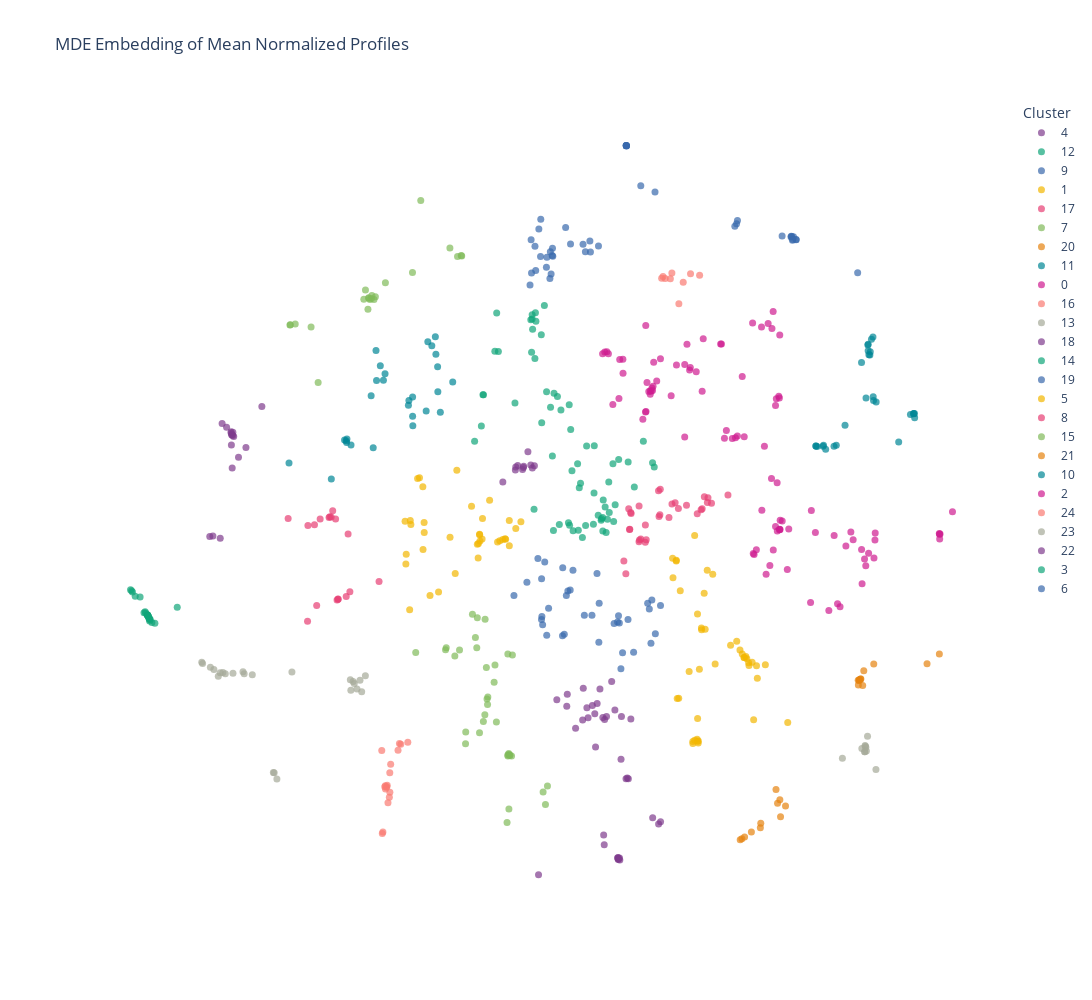

The notebook cell this image was saved under:
### Markdown cell above
### Randomness

### Code cell
mde1 = tf_compute_MDE(adata_5818, spectral=True, leiden_neighbors=8)
_, _, _, _, embedding_df1 = mde1
cluster_df1 = gene_targets_per_cluster(embedding_df1)

### Figure 1 — Plotly figure (JSON) as saved in the notebook; plotly's stock layout.template omitted (floating-point values rounded to 4 significant figures)
{"data": [{"customdata": [["ADNP2"], ["ATF6B"], ["DEAF1"], ["DMRTC2"], ["ELK1"], ["GATA4"], ["HBP1"], ["HES4"], ["HNF4G"], ["L3MBTL4"], ["LHX5"], ["LMX1B"], ["LTF"], ["MKX"], ["MXD1"], ["NKX6-1"], ["NR1H4"], ["ONECUT3"], ["OTX1"], ["PITX1"], ["SHOX"], ["TBX10"], ["TBX18"], ["TCF3"], ["TCF15"], ["ZHX1"], ["ZMAT4"], ["ZNF267"], ["ZNF326"], ["ZNF383"], ["ZNF518B"], ["ZNF701"], ["ZNF716"], ["ZNF775"], ["ZNF780A"], ["ZNF860"], ["ZSCAN25"]], "hovertemplate": "cluster=4<br>x=%{x}<br>y=%{y}<br>gene_target=%{customdata[0]}<extra></extra>", "legendgroup": "4", "marker": {"color": "rgb(127, 60, 141)", "opacity": 0.7, "size": 7, "symbol": "circle"}, "mode": "markers+text", "name": "4", "orientation": "v", "showlegend": true, "textfont": {"size": 4}, "textposition": "middle center", "type": "scatter", "x": [0.5098, -0.1228, 0.6351, -0.3125, 0.1917, 0.7952, 0.4263, -0.6612, 1.052, 0.8575, 1.007, 0.2613, 1.666, 0.4564, 0.5654, 0.7335, 0.9202, 0.4118, 0.04522, 0.8604, 0.5808, 0.5917, 1.629, 0.8888, 1.03, 0.18, 0.9122, 0.8556, -0.1127, 1.099, 0.3654, 0.5988, 0.8471, 1.515, 0.8596, 0.2836, 0.8833], "xaxis": "x", "y": [-3.078, -3.406, -3.602, -3.282, -3.062, -3.478, -4.177, -6.606, -4.785, -6.308, -4.783, -3.435, -5.602, -3.353, -3.619, -2.935, -3.601, -3.546, -3.822, -6.317, -5.854, -6.04, -5.646, -6.329, -4.768, -3.665, -4.414, -6.284, -3.176, -3.646, -3.391, -3.655, -6.285, -5.523, -6.288, -3.625, -6.288], "yaxis": "y"}, {"customdata": [["AEBP1"], ["ARNT2"], ["CEBPD"], ["CRX"], ["DMRT2"], ["HES7"], ["HOXA7"], ["PAX6"], ["PREB"], ["PROX2"], ["SOX12"], ["THAP8"], ["TSHZ1"], ["ZBTB22"], ["ZBTB47"], ["ZNF107"], ["ZNF136"], ["ZNF341"], ["ZNF345"], ["ZNF394"], ["ZNF398"], ["ZNF551"], ["ZNF621"], ["ZNF674"], ["ZNF691"], ["ZNF888"]], "hovertemplate": "cluster=12<br>x=%{x}<br>y=%{y}<br>gene_target=%{customdata[0]}<extra></extra>", "legendgroup": "12", "marker": {"color": "rgb(17, 165, 121)", "opacity": 0.7, "size": 7, "symbol": "circle"}, "mode": "markers+text", "name": "12", "orientation": "v", "showlegend": true, "textfont": {"size": 4}, "textposition": "middle center", "type": "scatter", "x": [-0.4322, -1.111, -0.6083, -1.427, -0.55, -1.752, -0.7832, -1.711, -0.7112, -1.459, -0.04759, -0.07614, -0.7741, -0.7825, -0.3657, -0.7205, -0.2341, -1.88, -0.6005, -0.5079, -1.721, -0.301, -0.7303, -1.494, -0.8084, -0.7934], "xaxis": "x", "y": [2.279, 2.364, 3.66, 3.34, 4.214, 1.926, 3.957, 2.517, 3.915, 4.075, 1.856, 2.329, 3.763, 4.039, 2.545, 4.078, 2.228, 1.636, 1.985, 2.576, 2.518, 2.484, 3.208, 3.345, 3.945, 3.327], "yaxis": "y"}, {"customdata": [["AHR"], ["ATMIN"], ["CHAMP1"], ["DLX4"], ["DNMT1"], ["ESRRG"], ["GTF2I"], ["HNF1A"], ["LCOR"], ["LCORL"], ["NR4A1"], ["PATZ1"], ["PITX3"], ["SETDB1"], ["SETDB2"], ["SOX14"], ["SP8"], ["SP110"], ["STAT1"], ["TBX21"], ["TFE3"], ["THRB"], ["TIGD2"], ["TSC22D1"], ["VDR"], ["ZNF80"], ["ZNF124"], ["ZNF276"], ["ZNF446"], ["ZNF546"], ["ZNF772"]], "hovertemplate": "cluster=9<br>x=%{x}<br>y=%{y}<br>gene_target=%{customdata[0]}<extra></extra>", "legendgroup": "9", "marker": {"color": "rgb(57, 105, 172)", "opacity": 0.7, "size": 7, "symbol": "circle"}, "mode": "markers+text", "name": "9", "orientation": "v", "showlegend": true, "textfont": {"size": 4}, "textposition": "middle center", "type": "scatter", "x": [0.3181, 1.016, 1.012, 1.56, 1.016, -0.4445, -0.5107, 0.4819, 0.2326, 0.3287, -0.729, -0.5013, 1.011, 1.01, -0.1442, 1.289, -0.7947, -0.05102, -0.4361, -0.8234, -0.4214, 0.1875, -0.3952, -0.3894, 1.013, -0.6185, -0.6551, -0.8025, -0.623, -0.4002, -0.7149], "xaxis": "x", "y": [5.441, 7.25, 7.26, 6.376, 7.252, 4.727, 4.945, 5.346, 5.237, 5.234, 5.342, 5.131, 7.26, 7.261, 5.701, 6.494, 4.833, 5.386, 5.237, 4.607, 4.814, 5.382, 5.304, 5.153, 7.253, 5.855, 5.671, 5.466, 5.148, 5.164, 4.883], "yaxis": "y"}, {"customdata": [["AIRE"], ["ATOH7"], ["CEBPB"], ["DMBX1"], ["ELF3"], ["ESR1"], ["FIGLA"], ["FOXN2"], ["GRHL3"], ["KLF15"], ["MTERF1"], ["NEUROD2"], ["NHLH1"], ["RELB"], ["REXO4"], ["RFX8"], ["SOX1"], ["TBX15"], ["TCF7"], ["TCFL5"], ["TFDP1"], ["THAP6"], ["USF2"], ["YBX1"], ["ZBTB33"], ["ZBTB39"], ["ZFP41"], ["ZFP69B"], ["ZNF253"], ["ZNF418"], ["ZNF426"], ["ZNF441"], ["ZNF501"], ["ZNF514"], ["ZNF540"], ["ZNF596"], ["ZNF648"], ["ZNF687"], ["ZNF705A"], ["ZNF705D"], ["ZNF706"], ["ZNF835"]], "hovertemplate": "cluster=1<br>x=%{x}<br>y=%{y}<br>gene_target=%{customdata[0]}<extra></extra>", "legendgroup": "1", "marker": {"color": "rgb(242, 183, 1)", "opacity": 0.7, "size": 7, "symbol": "circle"}, "mode": "markers+text", "name": "1", "orientation": "v", "showlegend": true, "textfont": {"size": 4}, "textposition": "middle center", "type": "scatter", "x": [2.661, 3.412, 2.384, 3.119, 2.387, 3.264, 3.352, 2.012, 3.345, 3.512, 3.256, 2.281, 2.211, 1.903, 3.496, 2.449, 3.664, 2.707, 4.091, 1.966, 3.224, 2.042, 2.556, 2.445, 2.516, 2.364, 1.895, 2.371, 3.18, 2.372, 2.372, 2.498, 3.311, 2.282, 2.406, 3.292, 2.316, 1.984, 3.441, 1.965, 3.001, 2.317], "xaxis": "x", "y": [-0.8926, -2.57, -4.105, -2.168, -4.064, -2.478, -2.629, -3.251, -2.576, -2.873, -2.477, -4.073, -2.744, -0.9603, -2.635, -1.951, -2.616, -2.602, -3.714, -0.6306, -2.409, -1.207, -0.8198, -1.916, -1.94, -4.034, -0.5898, -1.651, -2.335, -3.636, -4.071, -1.258, -2.5, -4.115, -2.703, -2.457, -0.1602, -3.256, -3.661, -0.6412, -2.246, -4.053], "yaxis": "y"}, {"customdata": [["AKAP8"], ["BARHL1"], ["GATA2"], ["HSF2"], ["NFIB"], ["SMAD9"], ["TERF1"], ["TWIST1"], ["YY2"], ["ZBTB14"], ["ZFP90"], ["ZKSCAN7"], ["ZNF20"], ["ZNF222"], ["ZNF311"], ["ZNF597"], ["ZNF707"], ["ZNF850"]], "hovertemplate": "cluster=17<br>x=%{x}<br>y=%{y}<br>gene_target=%{customdata[0]}<extra></extra>", "legendgroup": "17", "marker": {"color": "rgb(231, 63, 116)", "opacity": 0.7, "size": 7, "symbol": "circle"}, "mode": "markers+text", "name": "17", "orientation": "v", "showlegend": true, "textfont": {"size": 4}, "textposition": "middle center", "type": "scatter", "x": [-4.892, -4.293, -4.259, -4.329, -4.826, -4.656, -4.485, -4.531, -4.483, -5.066, -4.587, -4.934, -4.504, -3.702, -4.641, -4.616, -5.436, -5.059], "xaxis": "x", "y": [-1.487, -0.1298, -1.23, -1.32, 0.1571, 0.1837, -1.366, 0.1573, -1.368, -1.788, 0.3121, 0.04632, -1.385, -1.032, 0.1989, 0.1926, 0.1653, 0.03183], "yaxis": "y"}, {"customdata": [["AKAP8L"], ["CAMTA2"], ["CBX2"], ["CREB3L4"], ["DACH2"], ["DBX2"], ["DMRTB1"], ["DUXA"], ["ETS1"], ["FOSL2"], ["FOXD4L5"], ["GATA6"], ["HSF4"], ["IRX1"], ["LIN28B"], ["MITF"], ["NEUROG1"], ["NR0B1"], ["PCGF2"], ["RAX"], ["SRF"], ["TBPL2"], ["TBX1"], ["TBX20"], ["TFEC"], ["ZBED4"], ["ZNF44"], ["ZNF91"], ["ZNF212"], ["ZNF471"], ["ZNF490"], ["ZNF629"], ["ZNF672"], ["ZNF697"], ["ZNF781"], ["ZNF891"]], "hovertemplate": "cluster=7<br>x=%{x}<br>y=%{y}<br>gene_target=%{customdata[0]}<extra></extra>", "legendgroup": "7", "marker": {"color": "rgb(128, 186, 90)", "opacity": 0.7, "size": 7, "symbol": "circle"}, "mode": "markers+text", "name": "7", "orientation": "v", "showlegend": true, "textfont": {"size": 4}, "textposition": "middle center", "type": "scatter", "x": [-0.4909, -1.492, -2.168, -3.003, -1.208, -1.922, -1.247, -1.839, -2.049, -1.656, -1.68, -0.574, -1.16, -1.245, -1.262, -1.713, -1.787, -2.435, -1.628, -2.053, -2.257, -1.685, -1.176, -1.465, -1.226, -1.229, -2.421, -1.247, -1.829, -1.508, -1.633, -1.226, -0.5294, -1.865, -1.643, -1.208], "xaxis": "x", "y": [-4.922, -2.618, -2.336, -2.385, -4.337, -1.653, -2.411, -2.292, -3.896, -2.67, -1.749, -5.035, -2.43, -4.349, -5.616, -3.695, -3.91, -2.33, -3.231, -4.117, -2.449, -3.567, -4.352, -3.704, -4.32, -4.305, -2.294, -4.331, -1.721, -2.949, -3.37, -5.359, -5.273, -2.098, -3.266, -4.337], "yaxis": "y"}, {"customdata": [["ANKZF1"], ["FOXI2"], ["FOXJ1"], ["POU3F3"], ["PPARA"], ["RORC"], ["ZKSCAN3"], ["ZNF354A"], ["ZNF461"], ["ZNF610"], ["ZNF709"], ["ZSCAN32"]], "hovertemplate": "cluster=20<br>x=%{x}<br>y=%{y}<br>gene_target=%{customdata[0]}<extra></extra>", "legendgroup": "20", "marker": {"color": "rgb(230, 131, 16)", "opacity": 0.7, "size": 7, "symbol": "circle"}, "mode": "markers+text", "name": "20", "orientation": "v", "showlegend": true, "textfont": {"size": 4}, "textposition": "middle center", "type": "scatter", "x": [5.521, 5.486, 5.541, 5.438, 5.435, 5.457, 6.983, 6.748, 5.463, 5.453, 5.732, 5.481], "xaxis": "x", "y": [-3.009, -2.886, -2.73, -2.998, -2.909, -2.911, -2.409, -2.598, -2.898, -2.912, -2.6, -2.885], "yaxis": "y"}, {"customdata": [["ARHGAP35"], ["BARX1"], ["CXXC1"], ["DOT1L"], ["E2F4"], ["FOXS1"], ["JUNB"], ["KDM2A"], ["KLF10"], ["KMT2B"], ["SIX2"], ["SOX4"], ["SOX11"], ["TFEB"], ["TWIST2"], ["ZBTB26"], ["ZFHX2"], ["ZNF76"], ["ZNF83"], ["ZNF143"], ["ZNF408"], ["ZNF492"], ["ZNF512"], ["ZNF519"], ["ZNF664"], ["ZNF704"], ["ZSCAN26"], ["ZZZ3"]], "hovertemplate": "cluster=11<br>x=%{x}<br>y=%{y}<br>gene_target=%{customdata[0]}<extra></extra>", "legendgroup": "11", "marker": {"color": "rgb(0, 134, 149)", "opacity": 0.7, "size": 7, "symbol": "circle"}, "mode": "markers+text", "name": "11", "orientation": "v", "showlegend": true, "textfont": {"size": 4}, "textposition": "middle center", "type": "scatter", "x": [-3.853, -2.581, -4.33, -3.75, -3.062, -3.814, -3.619, -3.063, -4.321, -2.804, -2.297, -3.761, -3.678, -3.058, -4.238, -2.586, -2.534, -2.619, -4.613, -3.142, -2.696, -2.629, -3.133, -3.589, -4.315, -2.773, -4.361, -5.42], "xaxis": "x", "y": [2.5, 2.574, 1.646, 2.788, 2.11, 1.509, 2.796, 2.477, 1.61, 2.211, 2.762, 3.359, 3.071, 1.931, 1.564, 3.053, 2.183, 3.288, 0.9154, 2.32, 3.451, 3.621, 2.411, 2.918, 1.676, 3.529, 1.658, 1.222], "yaxis": "y"}, {"customdata": [["ARID2"], ["ARNT"], ["BHLHA9"], ["CC2D1A"], ["CCDC17"], ["CEBPA"], ["ESRRB"], ["ETV5"], ["FOXJ2"], ["FOXQ1"], ["GMEB2"], ["GSC"], ["JRKL"], ["KLF4"], ["KLF5"], ["LEF1"], ["MLXIP"], ["MNX1"], ["MSX2"], ["MXD4"], ["MXI1"], ["NFIC"], ["NFKB2"], ["ONECUT2"], ["PRDM12"], ["RFX7"], ["RXRA"], ["SATB1"], ["SIX4"], ["SLC2A4RG"], ["TIGD6"], ["TMF1"], ["TP53"], ["ZNF48"], ["ZNF57"], ["ZNF169"], ["ZNF205"], ["ZNF256"], ["ZNF268"], ["ZNF284"], ["ZNF300"], ["ZNF416"], ["ZNF510"], ["ZNF532"], ["ZNF554"], ["ZNF576"], ["ZNF581"], ["ZNF594"], ["ZNF639"], ["ZNF671"], ["ZNF726"], ["ZNF732"], ["ZNF852"], ["ZSCAN23"]], "hovertemplate": "cluster=0<br>x=%{x}<br>y=%{y}<br>gene_target=%{customdata[0]}<extra></extra>", "legendgroup": "0", "marker": {"color": "rgb(207, 28, 144)", "opacity": 0.7, "size": 7, "symbol": "circle"}, "mode": "markers+text", "name": "0", "orientation": "v", "showlegend": true, "textfont": {"size": 4}, "textposition": "middle center", "type": "scatter", "x": [1.328, 3.921, 1.512, 3.79, 1.868, 0.9501, 1.535, 1.379, 3.932, 0.6019, 3.813, 1.47, 0.8726, 0.6423, 3.131, 0.5605, 2.48, 1.407, 2.127, 1.384, 0.7559, 3.647, 1.664, 0.9473, 2.812, 1.442, 1.593, 3.094, 2.827, 3.873, 3.034, 1.469, 3.224, 2.22, 1.486, 1.969, 1.502, 1.523, 3.261, 0.6713, 2.921, 2.884, 3.939, 0.887, 2.17, 3.717, 3.591, 1.389, 3.421, 2.346, 3.859, 2.46, 2.233, 2.126], "xaxis": "x", "y": [2.053, 2.49, 2.598, 3.778, 2.502, 2.926, 3.136, 2.192, 2.459, 3.333, 4.1, 2.595, 2.449, 3.335, 1.734, 3.3, 3.585, 2.754, 3.096, 3.834, 2.335, 1.539, 3.205, 3.192, 3.485, 2.582, 2.781, 1.703, 3.484, 2.44, 1.686, 2.528, 2.867, 2.991, 2.583, 3.083, 2.647, 2.679, 1.722, 3.3, 1.839, 1.692, 3.656, 3.189, 3.477, 3.872, 3.806, 2.199, 3.882, 2.956, 2.312, 2.586, 3.036, 1.713], "yaxis": "y"}, {"customdata": [["ARID3A"], ["CREB5"], ["GPBP1"], ["GRHL2"], ["HIC1"], ["ISL1"], ["NEUROG3"], ["PITX2"], ["PRDM16"], ["SNAI2"], ["SREBF1"], ["TAL2"], ["THAP5"], ["ZKSCAN1"], ["ZNF66"], ["ZNF280D"], ["ZNF469"], ["ZNF728"]], "hovertemplate": "cluster=16<br>x=%{x}<br>y=%{y}<br>gene_target=%{customdata[0]}<extra></extra>", "legendgroup": "16", "marker": {"color": "rgb(249, 123, 114)", "opacity": 0.7, "size": 7, "symbol": "circle"}, "mode": "markers+text", "name": "16", "orientation": "v", "showlegend": true, "textfont": {"size": 4}, "textposition": "middle center", "type": "scatter", "x": [-3.288, -3.553, -3.496, -3.629, -3.583, -3.313, -3.506, -3.651, -3.561, -3.547, -3.641, -3.58, -3.341, -3.154, -3.593, -3.481, -3.498, -3.532], "xaxis": "x", "y": [-4.128, -4.935, -5.041, -5.798, -4.917, -4.113, -5.133, -4.246, -4.943, -4.909, -5.826, -4.976, -4.239, -4.091, -4.934, -4.509, -4.667, -5.239], "yaxis": "y"}, {"customdata": [["ARID3B"], ["ASCL3"], ["EBF2"], ["GTF2IRD1"], ["JAZF1"], ["KLF1"], ["NANOG"], ["NANOGP8"], ["NCOA3"], ["PBX3"], ["PRDM14"], ["PURG"], ["RLF"], ["SALL4"], ["SNAI1"], ["SNAPC4"], ["SOX13"], ["SPIB"], ["TBPL1"], ["ZNF287"], ["ZNF423"], ["ZNF487"], ["ZNF653"], ["ZNF700"]], "hovertemplate": "cluster=13<br>x=%{x}<br>y=%{y}<br>gene_target=%{customdata[0]}<extra></extra>", "legendgroup": "13", "marker": {"color": "rgb(165, 170, 153)", "opacity": 0.7, "size": 7, "symbol": "circle"}, "mode": "markers+text", "name": "13", "orientation": "v", "showlegend": true, "textfont": {"size": 4}, "textposition": "middle center", "type": "scatter", "x": [-6.12, -4.034, -6.768, -5.719, -4.25, -6.635, -7.084, -7.068, -4.123, -4.175, -6.919, -6.853, -6.681, -6.488, -5.364, -5.702, -6.297, -3.963, -4.24, -4.066, -6.733, -6.275, -4.197, -5.651], "xaxis": "x", "y": [-2.804, -3.127, -2.835, -4.664, -2.899, -2.788, -2.566, -2.593, -3.076, -2.974, -2.661, -2.705, -2.764, -2.779, -2.751, -4.67, -2.75, -2.826, -3.098, -2.912, -2.767, -2.788, -2.936, -4.79], "yaxis": "y"}, {"customdata": [["ARX"], ["CTCFL"], ["EHF"], ["ESX1"], ["FOSL1"], ["GTF3A"], ["IKZF5"], ["MAFG"], ["NEUROG2"], ["PHF21A"], ["RFX2"], ["SMAD4"], ["STAT6"], ["ZBED1"], ["ZNF174"], ["ZNF607"], ["ZNF669"]], "hovertemplate": "cluster=18<br>x=%{x}<br>y=%{y}<br>gene_target=%{customdata[0]}<extra></extra>", "legendgroup": "18", "marker": {"color": "rgb(127, 60, 141)", "opacity": 0.7, "size": 7, "symbol": "circle"}, "mode": "markers+text", "name": "18", "orientation": "v", "showlegend": true, "textfont": {"size": 4}, "textposition": "middle center", "type": "scatter", "x": [-6.509, -6.695, -6.383, -6.523, -6.525, -6.931, -6.61, -6.491, -6.512, -6.731, -5.937, -6.474, -6.504, -6.518, -6.49, -6.241, -6.872], "xaxis": "x", "y": [1.764, 1.972, 1.33, 1.791, 1.814, -0.1763, 1.901, 1.742, 1.754, -0.2116, 2.293, 1.727, 1.124, 1.565, 1.804, 1.516, -0.1686], "yaxis": "y"}, {"customdata": [["ASCL1"], ["FLYWCH1"], ["HMX2"], ["HOXD13"], ["MYF6"], ["NR1D1"], ["PHF20"], ["PKNOX2"], ["POU3F2"], ["POU5F1"], ["POU5F1B"], ["RBPJ"], ["TCF7L2"], ["TCF12"], ["ZGPAT"], ["ZNF180"], ["ZNF181"], ["ZNF396"], ["ZNF442"], ["ZNF507"], ["ZNF521"], ["ZNF560"], ["ZNF710"]], "hovertemplate": "cluster=14<br>x=%{x}<br>y=%{y}<br>gene_target=%{customdata[0]}<extra></extra>", "legendgroup": "14", "marker": {"color": "rgb(17, 165, 121)", "opacity": 0.7, "size": 7, "symbol": "circle"}, "mode": "markers+text", "name": "14", "orientation": "v", "showlegend": true, "textfont": {"size": 4}, "textposition": "middle center", "type": "scatter", "x": [-8.163, -8.035, -8.082, -8.119, -8.405, -8.422, -8.106, -8.077, -8.1, -8.116, -8.118, -8.353, -7.977, -8.185, -8.067, -8.26, -7.551, -8.153, -8.442, -8.078, -8.117, -8.093, -8.109], "xaxis": "x", "y": [-1.609, -1.813, -1.755, -1.672, -1.233, -1.207, -1.691, -1.741, -1.699, -1.671, -1.668, -1.311, -1.826, -1.629, -1.753, -1.329, -1.523, -1.633, -1.188, -1.784, -1.673, -1.729, -1.688], "yaxis": "y"}, {"customdata": [["ASCL2"], ["FOXH1"], ["MTERF3"], ["MTERF4"], ["NFE2L3"], ["POGK"], ["SNAPC5"], ["THAP12"], ["ZBTB12"], ["ZBTB41"], ["ZEB1"], ["ZHX3"], ["ZNF200"]], "hovertemplate": "cluster=19<br>x=%{x}<br>y=%{y}<br>gene_target=%{customdata[0]}<extra></extra>", "legendgroup": "19", "marker": {"color": "rgb(57, 105, 172)", "opacity": 0.7, "size": 7, "symbol": "circle"}, "mode": "markers+text", "name": "19", "orientation": "v", "showlegend": true, "textfont": {"size": 4}, "textposition": "middle center", "type": "scatter", "x": [3.083, 3.115, 4.155, 4.158, 3.132, 4.201, 4.25, 4.167, 3.984, 4.252, 5.425, 4.189, 4.181], "xaxis": "x", "y": [5.723, 5.771, 5.519, 5.531, 5.831, 5.521, 5.466, 5.526, 5.537, 5.471, 4.841, 5.47, 5.458], "yaxis": "y"}, {"customdata": [["ASCL5"], ["BHLHA15"], ["DMRTA2"], ["EBF3"], ["FOXA1"], ["HES3"], ["HEY2"], ["HIVEP2"], ["IRF9"], ["KCNIP3"], ["MECOM"], ["MEIS1"], ["NFE2L1"], ["NKX6-3"], ["NOTO"], ["NR2F2"], ["PLSCR1"], ["REST"], ["SCRT2"], ["SPDEF"], ["TBX22"], ["TSHZ3"], ["ZFP2"], ["ZNF32"], ["ZNF213"], ["ZNF215"], ["ZNF382"], ["ZNF552"], ["ZNF563"], ["ZNF573"], ["ZNF614"], ["ZNF619"], ["ZNF667"], ["ZNF692"], ["ZNF708"], ["ZNF821"]], "hovertemplate": "cluster=5<br>x=%{x}<br>y=%{y}<br>gene_target=%{customdata[0]}<extra></extra>", "legendgroup": "5", "marker": {"color": "rgb(242, 183, 1)", "opacity": 0.7, "size": 7, "symbol": "circle"}, "mode": "markers+text", "name": "5", "orientation": "v", "showlegend": true, "textfont": {"size": 4}, "textposition": "middle center", "type": "scatter", "x": [-2.864, -1.813, -1.828, -3.107, -1.778, -1.738, -2.843, -1.4, -1.219, -2.932, -1.095, -3.191, -2.219, -3.119, -0.9974, -1.289, -3.206, -1.344, -2.967, -1.594, -3.185, -1.787, -2.841, -2.568, -3.096, -2.25, -2.349, -2.731, -1.939, -1.218, -1.73, -1.807, -1.442, -1.299, -2.868, -1.784], "xaxis": "x", "y": [-0.4238, -0.5857, -0.3223, 0.1262, -0.2638, -0.2226, 0.0877, -0.2587, 0.1252, 0.9404, -0.02552, -0.6994, 1.082, -1.569, 0.1013, -0.227, 0.1126, -0.2329, 0.9254, 0.5132, -0.5162, -0.1354, -0.1018, -1.23, 0.04996, -0.8801, -0.1931, -1.299, 0.399, -0.3528, 0.165, -0.3082, -0.2823, -0.2183, 0.7701, -0.1459], "yaxis": "y"}, {"customdata": [["ASH1L"], ["BCL6B"], ["DLX6"], ["EPAS1"], ["FOXK2"], ["GLIS3"], ["HEY1"], ["KLF6"], ["MEIS3"], ["MEOX1"], ["MYCL"], ["NME2"], ["OSR2"], ["PHF1"], ["PIN1"], ["PRDM13"], ["SHOX2"], ["SIX6"], ["TCF7L1"], ["TIGD4"], ["ZNF24"], ["ZNF98"], ["ZNF280C"], ["ZNF367"], ["ZNF443"], ["ZNF511"], ["ZNF564"], ["ZNF592"], ["ZNF735"], ["ZNF777"], ["ZNF823"]], "hovertemplate": "cluster=8<br>x=%{x}<br>y=%{y}<br>gene_target=%{customdata[0]}<extra></extra>", "legendgroup": "8", "marker": {"color": "rgb(231, 63, 116)", "opacity": 0.7, "size": 7, "symbol": "circle"}, "mode": "markers+text", "name": "8", "orientation": "v", "showlegend": true, "textfont": {"size": 4}, "textposition": "middle center", "type": "scatter", "x": [1.653, 2.637, 1.289, 0.9663, 1.264, 2.006, 1.637, 1.105, 1.097, 2.57, 2.365, 1.376, 2.559, 1.075, 1.374, 1.079, 1.944, 1.393, 2.161, 2.501, 1.256, 1.884, 2.459, 1.004, 2.951, 1.826, 1.058, 1.627, 1.66, 1.255, 2.439], "xaxis": "x", "y": [0.237, 0.4542, -0.2257, -0.6425, -0.2424, 0.3557, 0.2044, 0.2588, 0.2784, 0.5593, 0.2559, 0.04064, 0.4714, -0.04209, -0.2859, -0.03743, 0.4662, -0.2372, 0.4178, 0.578, 0.4034, 0.4398, 0.3491, -0.8844, 0.6136, 0.182, 0.3493, 0.6936, 0.7204, -0.2782, 0.3339], "yaxis": "y"}, {"customdata": [["ATOH1"], ["CENPB"], ["CENPS"], ["DR1"], ["DRAP1"], ["ETS2"], ["ETV1"], ["ETV3L"], ["FOXD3"], ["GLI1"], ["IRF6"], ["MBD1"], ["NR4A3"], ["REL"], ["RELA"], ["SOX18"], ["ZFP69"], ["ZNF134"], ["ZNF219"], ["ZNF500"], ["ZNF512B"], ["ZSCAN16"]], "hovertemplate": "cluster=15<br>x=%{x}<br>y=%{y}<br>gene_target=%{customdata[0]}<extra></extra>", "legendgroup": "15", "marker": {"color": "rgb(128, 186, 90)", "opacity": 0.7, "size": 7, "symbol": "circle"}, "mode": "markers+text", "name": "15", "orientation": "v", "showlegend": true, "textfont": {"size": 4}, "textposition": "middle center", "type": "scatter", "x": [-3.876, -3.799, -3.962, -3.898, -3.901, -3.914, -2.351, -3.773, -2.907, -5.401, -4.864, -3.993, -2.136, -2.126, -3.846, -3.582, -3.065, -2.206, -3.839, -4.999, -5.301, -5.395], "xaxis": "x", "y": [4.332, 4.329, 4.512, 4.352, 4.363, 4.143, 5.31, 4.383, 6.212, 3.844, 2.752, 4.336, 5.167, 5.155, 4.348, 4.648, 4.845, 5.149, 4.405, 3.809, 3.865, 3.851], "yaxis": "y"}, {"customdata": [["BACH2"], ["FOXO1"], ["HHEX"], ["RARB"], ["SP2"], ["SP7"], ["TCF21"], ["ZNF414"], ["ZNF618"], ["ZNF628"], ["ZNF816"]], "hovertemplate": "cluster=21<br>x=%{x}<br>y=%{y}<br>gene_target=%{customdata[0]}<extra></extra>", "legendgroup": "21", "marker": {"color": "rgb(230, 131, 16)", "opacity": 0.7, "size": 7, "symbol": "circle"}, "mode": "markers+text", "name": "21", "orientation": "v", "showlegend": true, "textfont": {"size": 4}, "textposition": "middle center", "type": "scatter", "x": [3.941, 3.868, 3.217, 3.185, 3.577, 3.398, 3.268, 3.569, 4.049, 3.897, 3.954], "xaxis": "x", "y": [-5.184, -4.987, -5.923, -5.944, -5.629, -5.796, -5.893, -5.713, -5.301, -5.248, -5.505], "yaxis": "y"}, {"customdata": [["BAZ2A"], ["BHLHE22"], ["BHLHE40"], ["BSX"], ["CDX1"], ["CENPX"], ["CREB3L3"], ["DLX2"], ["EMX1"], ["FAM200B"], ["FOXK1"], ["GATA5"], ["NFIL3"], ["NR3C2"], ["PGR"], ["POU3F4"], ["SIX5"], ["TCF23"], ["TET2"], ["ZNF155"], ["ZNF334"], ["ZNF354B"], ["ZNF432"], ["ZNF486"], ["ZNF571"], ["ZNF683"], ["ZNF786"], ["ZNF791"]], "hovertemplate": "cluster=10<br>x=%{x}<br>y=%{y}<br>gene_target=%{customdata[0]}<extra></extra>", "legendgroup": "10", "marker": {"color": "rgb(0, 134, 149)", "opacity": 0.7, "size": 7, "symbol": "circle"}, "mode": "markers+text", "name": "10", "orientation": "v", "showlegend": true, "textfont": {"size": 4}, "textposition": "middle center", "type": "scatter", "x": [5.716, 5.584, 5.688, 6.511, 5.625, 6.492, 5.721, 6.207, 5.62, 5.665, 4.764, 4.651, 6.432, 5.499, 5.017, 6.508, 5.727, 5.184, 4.774, 4.974, 4.628, 4.628, 6.492, 5.624, 5.658, 5.777, 4.815, 5.639], "xaxis": "x", "y": [3.617, 2.459, 3.574, 2.081, 3.358, 2.159, 2.481, 1.622, 3.465, 3.336, 1.538, 1.534, 2.145, 3.134, 1.559, 2.16, 2.411, 1.939, 1.556, 1.541, 1.544, 1.545, 2.16, 3.48, 3.277, 2.379, 1.48, 3.281], "yaxis": "y"}, {"customdata": [["BHLHE41"], ["ESRRA"], ["FOXM1"], ["FOXN4"], ["GBX1"], ["HES6"], ["HMGN3"], ["IKZF4"], ["IRF4"], ["IRX4"], ["ISL2"], ["LHX9"], ["MESP2"], ["MSX1"], ["MTF2"], ["NFKB1"], ["NFX1"], ["PAX2"], ["PCGF6"], ["RAG1"], ["RBPJL"], ["SCX"], ["SOX30"], ["SP140L"], ["THAP7"], ["THRA"], ["TIGD7"], ["ZBED6"], ["ZBTB43"], ["ZFP30"], ["ZFP42"], ["ZNF226"], ["ZNF316"], ["ZNF358"], ["ZNF420"], ["ZNF541"], ["ZNF556"], ["ZNF572"], ["ZNF582"], ["ZNF689"], ["ZSCAN2"]], "hovertemplate": "cluster=2<br>x=%{x}<br>y=%{y}<br>gene_target=%{customdata[0]}<extra></extra>", "legendgroup": "2", "marker": {"color": "rgb(207, 28, 144)", "opacity": 0.7, "size": 7, "symbol": "circle"}, "mode": "markers+text", "name": "2", "orientation": "v", "showlegend": true, "textfont": {"size": 4}, "textposition": "middle center", "type": "scatter", "x": [3.679, 4.618, 5.041, 6.982, 4.875, 5.556, 6.989, 3.598, 4.976, 5.499, 5.759, 3.985, 5.754, 7.233, 5.736, 5.295, 3.937, 6.986, 6.996, 3.945, 5.509, 4.527, 5.339, 3.934, 3.815, 3.947, 5.089, 3.889, 4.542, 4.111, 4.084, 3.434, 3.781, 5.58, 5.633, 3.449, 3.892, 3.75, 3.858, 5.2, 3.493], "xaxis": "x", "y": [-0.8953, -0.1012, -1.454, -0.1181, -1.584, -0.6025, -0.2222, 0.3205, -0.1575, -0.4234, -0.1127, 0.119, -0.2453, 0.2946, -0.5874, -0.093, -0.04016, -0.1323, -0.1302, -0.0423, -1.074, -1.433, -0.2383, -0.05034, -0.4336, 0.1339, -1.514, 0.8464, 0.3184, -0.03608, -0.8048, -0.5007, 0.928, -0.7346, -0.4938, -0.5198, -0.07047, -0.7294, 0.01499, -0.3583, -0.4265], "yaxis": "y"}, {"customdata": [["CEBPE"], ["CSRNP2"], ["ZBTB6"], ["ZBTB21"], ["ZFP1"], ["ZNF445"], ["ZNF454"], ["ZNF549"], ["ZNF566"]], "hovertemplate": "cluster=24<br>x=%{x}<br>y=%{y}<br>gene_target=%{customdata[0]}<extra></extra>", "legendgroup": "24", "marker": {"color": "rgb(249, 123, 114)", "opacity": 0.7, "size": 7, "symbol": "circle"}, "mode": "markers+text", "name": "24", "orientation": "v", "showlegend": true, "textfont": {"size": 4}, "textposition": "middle center", "type": "scatter", "x": [2.015, 1.853, 2.237, 1.687, 2.411, 1.882, 1.754, 2.098, 1.713], "xaxis": "x", "y": [4.247, 4.726, 4.819, 4.733, 4.789, 4.833, 4.728, 4.659, 4.766], "yaxis": "y"}, {"customdata": [["CREBL2"], ["GATAD2B"], ["MSANTD4"], ["PAX9"], ["ZNF12"], ["ZNF395"], ["ZNF485"], ["ZNF518A"], ["ZNF605"], ["ZNF878"]], "hovertemplate": "cluster=23<br>x=%{x}<br>y=%{y}<br>gene_target=%{customdata[0]}<extra></extra>", "legendgroup": "23", "marker": {"color": "rgb(165, 170, 153)", "opacity": 0.7, "size": 7, "symbol": "circle"}, "mode": "markers+text", "name": "23", "orientation": "v", "showlegend": true, "textfont": {"size": 4}, "textposition": "middle center", "type": "scatter", "x": [5.134, 5.774, 5.581, 5.557, 5.571, 5.505, 5.561, 5.566, 5.613, 5.591], "xaxis": "x", "y": [-4.392, -4.606, -4.183, -4.272, -4.163, -4.209, -4.269, -4.153, -3.973, -4.255], "yaxis": "y"}, {"customdata": [["CREM"], ["ESR2"], ["GATA3"], ["NKX6-2"], ["NR1I3"], ["PBX1"], ["RUNX3"], ["ZBTB42"], ["ZNF583"], ["ZNF747"], ["ZNF783"]], "hovertemplate": "cluster=22<br>x=%{x}<br>y=%{y}<br>gene_target=%{customdata[0]}<extra></extra>", "legendgroup": "22", "marker": {"color": "rgb(127, 60, 141)", "opacity": 0.7, "size": 7, "symbol": "circle"}, "mode": "markers+text", "name": "22", "orientation": "v", "showlegend": true, "textfont": {"size": 4}, "textposition": "middle center", "type": "scatter", "x": [-0.7395, -0.8092, -0.9668, -1.058, -0.9448, -0.7792, -1.103, -1.095, -0.9505, -1.342, -0.8636], "xaxis": "x", "y": [1.167, 1.185, 1.099, 1.174, 1.161, 1.128, 1.088, 1.144, 1.133, 0.8609, 1.434], "yaxis": "y"}, {"customdata": [["DMRT3"], ["FOXD4"], ["FOXE3"], ["GATA1"], ["HDX"], ["HLF"], ["IRX5"], ["MAFK"], ["MYPOP"], ["NKX2-4"], ["OVOL1"], ["PA2G4"], ["POU4F3"], ["PRDM8"], ["REPIN1"], ["RHOXF2"], ["SRY"], ["TET1"], ["TFAP2A"], ["TFCP2L1"], ["THAP10"], ["TP73"], ["ZBTB34"], ["ZNF16"], ["ZNF28"], ["ZNF30"], ["ZNF93"], ["ZNF112"], ["ZNF275"], ["ZNF462"], ["ZNF658"], ["ZNF660"], ["ZNF713"], ["ZNF736"], ["ZNF764"], ["ZNF843"], ["ZNF844"], ["ZNF853"]], "hovertemplate": "cluster=3<br>x=%{x}<br>y=%{y}<br>gene_target=%{customdata[0]}<extra></extra>", "legendgroup": "3", "marker": {"color": "rgb(17, 165, 121)", "opacity": 0.7, "size": 7, "symbol": "circle"}, "mode": "markers+text", "name": "3", "orientation": "v", "showlegend": true, "textfont": {"size": 4}, "textposition": "middle center", "type": "scatter", "x": [0.6873, 0.867, 0.1159, 0.1754, 0.09762, 1.545, 0.6275, 1.338, 0.8001, 0.5621, 1.165, 0.3969, -0.7467, 0.1395, 1.048, 0.4768, 0.2557, -0.397, 0.6092, -0.02353, 1.513, 0.7578, 0.3852, -0.377, 0.565, 0.4017, 0.5725, 0.08389, -0.06919, 0.2368, 0.5326, -0.09063, -0.002156, 0.5401, 0.7713, -0.2647, 0.6528, 0.6785], "xaxis": "x", "y": [0.2815, 1.288, 0.7506, -0.1936, -0.05851, 1.143, -0.09994, 1.634, 0.4253, 0.1828, 0.7621, 0.6525, 0.3427, 0.8374, 1.242, 0.2253, 1.542, 1.354, 0.385, 1.073, 1.227, 1.209, 0.05408, -0.06421, -0.07358, 1.549, 0.5178, 1.207, 0.0371, 0.02991, 0.1314, 0.08311, -0.06685, 0.1588, 0.1063, 0.05153, 0.1506, 0.8577], "yaxis": "y"}, {"customdata": [["ERF"], ["ERG"], ["FOSB"], ["GATAD2A"], ["HNF1B"], ["IRF8"], ["MEOX2"], ["MSGN1"], ["NANOGNB"], ["NEUROD4"], ["NFXL1"], ["POU2F1"], ["PPARD"], ["RARG"], ["RBCK1"], ["SP1"], ["STAT5A"], ["ZBTB3"], ["ZFP14"], ["ZFP37"], ["ZMAT1"], ["ZNF17"], ["ZNF75D"], ["ZNF165"], ["ZNF337"], ["ZNF419"], ["ZNF438"], ["ZNF491"], ["ZNF580"], ["ZNF589"], ["ZNF616"], ["ZNF630"], ["ZNF684"], ["ZNF787"], ["ZSCAN18"], ["ZSCAN30"]], "hovertemplate": "cluster=6<br>x=%{x}<br>y=%{y}<br>gene_target=%{customdata[0]}<extra></extra>", "legendgroup": "6", "marker": {"color": "rgb(57, 105, 172)", "opacity": 0.7, "size": 7, "symbol": "circle"}, "mode": "markers+text", "name": "6", "orientation": "v", "showlegend": true, "textfont": {"size": 4}, "textposition": "middle center", "type": "scatter", "x": [-0.1997, 0.3577, -0.603, 1.483, -0.6046, 0.9415, 0.8456, 0.9102, -0.102, 0.88, -0.4694, 1.567, -0.05738, 0.4888, 1.5, 0.2124, -0.2043, 1.152, -0.1702, -0.6731, -0.5973, 1.42, 0.454, -0.8829, -0.00473, 0.7799, -1.13, -0.5828, -0.1307, 1.045, -0.5429, 0.8639, 0.4954, 1.665, -0.5047, 1.451], "xaxis": "x", "y": [-0.7712, -1.673, -0.9806, -2.205, -1.755, -2.389, -1.804, -2.692, -1.212, -1.82, -1.54, -2.028, -1.194, -2.19, -1.384, -1.674, -2.065, -2.376, -2.034, -0.5931, -1.697, -1.445, -0.8812, -1.049, -0.8182, -1.83, -1.298, -1.857, -1.3, -1.754, -0.6598, -1.683, -1.448, -1.49, -2.056, -1.558], "yaxis": "y"}], "layout": {"coloraxis": {"showscale": false}, "height": 1000, "legend": {"title": {"text": "Cluster"}, "tracegroupgap": 0}, "plot_bgcolor": "white", "showlegend": true, "title": {"text": "MDE Embedding of Mean Normalized Profiles"}, "width": 1200, "xaxis": {"anchor": "y", "domain": [0, 1], "title": {"text": "x"}, "visible": false}, "yaxis": {"anchor": "x", "domain": [0, 1], "title": {"text": "y"}, "visible": false}}}
